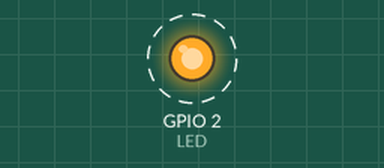
This sketch was run on a simulated ESP32. Shown: output pins drawn as LEDs (lit = HIGH). Dashed ring = blinking. What the sketch prints to the serial monitor is not drawn.

Above: at 0.5 s.
Timing chart, 0 to 4.6 s (numbered marks = the images above):
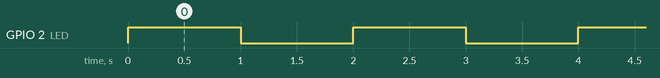

The sketch:

test_0_board_only.ino
```cpp
/*
 * test_0：板子验证
 *
 * 只用 ESP32 + USB 线，不接任何东西
 * 板子上蓝色小灯会闪烁 = 开发环境 OK
 *
 * 预期：蓝灯 亮1秒 → 灭1秒 → 循环
 * Serial Monitor (115200) 会打印 "亮" / "灭"
 */

#define LED 2

void setup() {
  Serial.begin(115200);
  pinMode(LED, OUTPUT);
  Serial.println("\n=== test_0：板子验证 ===");
  Serial.println("蓝灯闪烁 = 一切正常\n");
}

void loop() {
  digitalWrite(LED, HIGH);
  Serial.println("💡 亮");
  delay(1000);
  digitalWrite(LED, LOW);
  Serial.println("   灭");
  delay(1000);
}
```

Measured:
- by itself, GPIO 2 (LED): alternates HIGH for 1.0 s and LOW for 1.0 s
